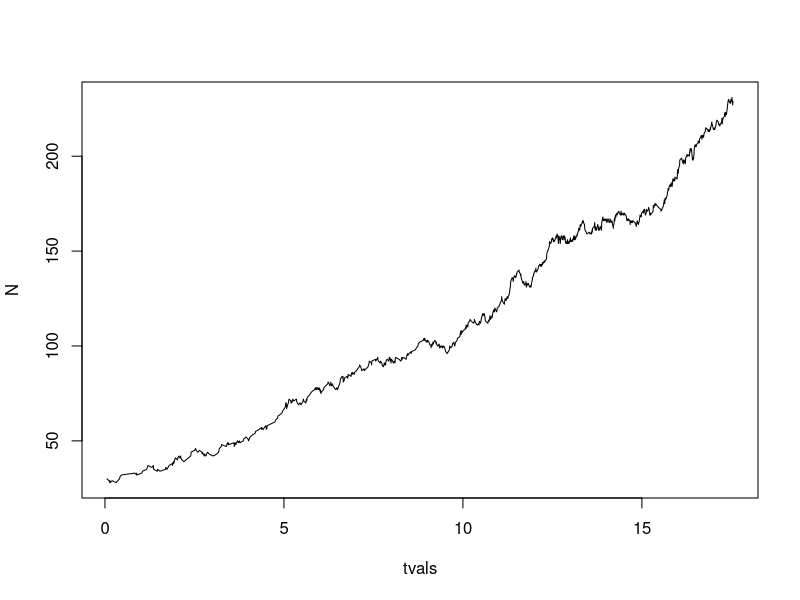

This chart was generated by the following R code:
###############################
###############################
##Stochastic Bacterial Growth##
####Guillespie Algorithm ######
###############################

#------------Population Dynamics

#defining the general probabilities, just to remember
Pbirth <- (1/3)
Pdeath <- (1/5)

#defining the initial population size
N <- c(30) 

#generating the random numbers which will decide the births or deaths, based 
# the probabilities
choose <- runif(1000, 0, 1)

#finding the birth probability in the guillespie time (time in which some 
#population change will happens for sure, calculated above)

#this probability will be the probability of births divided by the total 
#probability of changes

Pbirth_g <- (Pbirth)/(Pbirth+Pdeath)

for(j in 1:999){
  if(choose[j]<(Pbirth_g)){
    N[j+1] <- N[j]+1
  } else{
    N[j+1] <- N[j]-1
  }
}
 
#Having the population dynamics, we can calculate the times
#Its important to have the population before because its the population size
#that will control the time necessary for any event to happens (if we have more
# individuals, then, less time is needed)

#------------------- Time distribution:

#Creating an empty vector to contain the times
tvals <- c() 

# Making the distribution os times of change. 
# The times of change will varry from each step of population, because they will
# depend on the population size, as previously said. 
# The times will be randon numbers from exponential distributions, and its here
# where we can see the relationship between the times of change and the population
# size. The lambda parameter of this exponential distribuion will be the sum of 
# all rates envolved in the procces but the rate itself is a multiplication of the
# probability of this event by the number of trials. 
# Here, the sum of the rates will be: the probability of birth times the number
# of indibiduals (N) in this step plus the probability of death times the number
# of indibiduals (N) in this step 
#
#To do this, I'm creating a loop that will take each value of "N"  and calculates
# the sum of the rates. Having this, it will be lambda for the generation of a 
#random exponential number. Then, this generated number will be saved in the 
# vector "tvals" in a position (index) correspondent to the N which created this

for(i in 1:length(N)) {
  tvals[i] <- c(rexp(1, (((1/3)*N[i])+((1/5)*N[i]))))
}

#Timeline
# after this, we need to make the time intervals succecives. To do this, I'm creating
# a loop which will make that a given time will be the sum of the randon exponential
#number with all the others that came before:

for(i in 2:length(tvals)){
  tvals[i] <- tvals[i-1] + tvals[i]
}
# With this, our time-line is ready

#Then, we just need to plot
plot(tvals, N, type = "l")

